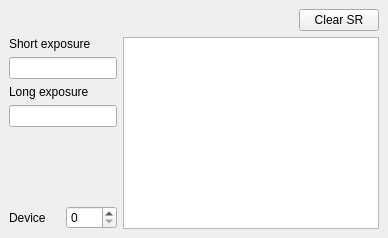
  <widget class="QDockWidget" name="wao_SRDock">
   <property name="sizePolicy">
    <sizepolicy hsizetype="MinimumExpanding" vsizetype="MinimumExpanding">
     <horstretch>0</horstretch>
     <verstretch>0</verstretch>
    </sizepolicy>
   </property>
   <property name="allowedAreas">
    <set>Qt::AllDockWidgetAreas</set>
   </property>
   <property name="windowTitle">
    <string>Shtrel</string>
   </property>
   <attribute name="dockWidgetArea">
    <number>8</number>
   </attribute>
   <widget class="QWidget" name="dockWidgetContents_3">
    <layout class="QVBoxLayout" name="verticalLayout_18">
     <item>
      <layout class="QGridLayout" name="gridLayout_10">
       <property name="sizeConstraint">
        <enum>QLayout::SetDefaultConstraint</enum>
       </property>
       <item row="1" column="0" colspan="2">
        <widget class="QLabel" name="label_6">
         <property name="text">
          <string>Short exposure</string>
         </property>
        </widget>
       </item>
       <item row="6" column="1">
        <widget class="QSpinBox" name="wao_deviceNumber"/>
       </item>
       <item row="0" column="3">
        <widget class="QPushButton" name="wao_clearSR">
         <property name="text">
          <string>Clear SR</string>
         </property>
        </widget>
       </item>
       <item row="0" column="2">
        <spacer name="horizontalSpacer_6">
         <property name="orientation">
          <enum>Qt::Horizontal</enum>
         </property>
         <property name="sizeHint" stdset="0">
          <size>
           <width>40</width>
           <height>20</height>
          </size>
         </property>
        </spacer>
       </item>
       <item row="3" column="0" colspan="2">
        <widget class="QLabel" name="label_58">
         <property name="text">
          <string>Long exposure</string>
         </property>
        </widget>
       </item>
       <item row="6" column="0">
        <widget class="QLabel" name="label_24">
         <property name="text">
          <string>Device</string>
         </property>
        </widget>
       </item>
       <item row="4" column="0" colspan="2">
        <widget class="QLineEdit" name="wao_strehlLE">
         <property name="readOnly">
          <bool>true</bool>
         </property>
        </widget>
       </item>
       <item row="2" column="0" colspan="2">
        <widget class="QLineEdit" name="wao_strehlSE">
         <property name="readOnly">
          <bool>true</bool>
         </property>
        </widget>
       </item>
       <item row="5" column="0">
        <spacer name="verticalSpacer_2">
         <property name="orientation">
          <enum>Qt::Vertical</enum>
         </property>
         <property name="sizeHint" stdset="0">
          <size>
           <width>20</width>
           <height>40</height>
          </size>
         </property>
        </spacer>
       </item>
       <item row="1" column="2" rowspan="6" colspan="2">
        <widget class="GraphicsLayoutWidget" name="wao_SRPlotWindow"/>
       </item>
      </layout>
     </item>
    </layout>
   </widget>
  </widget>
